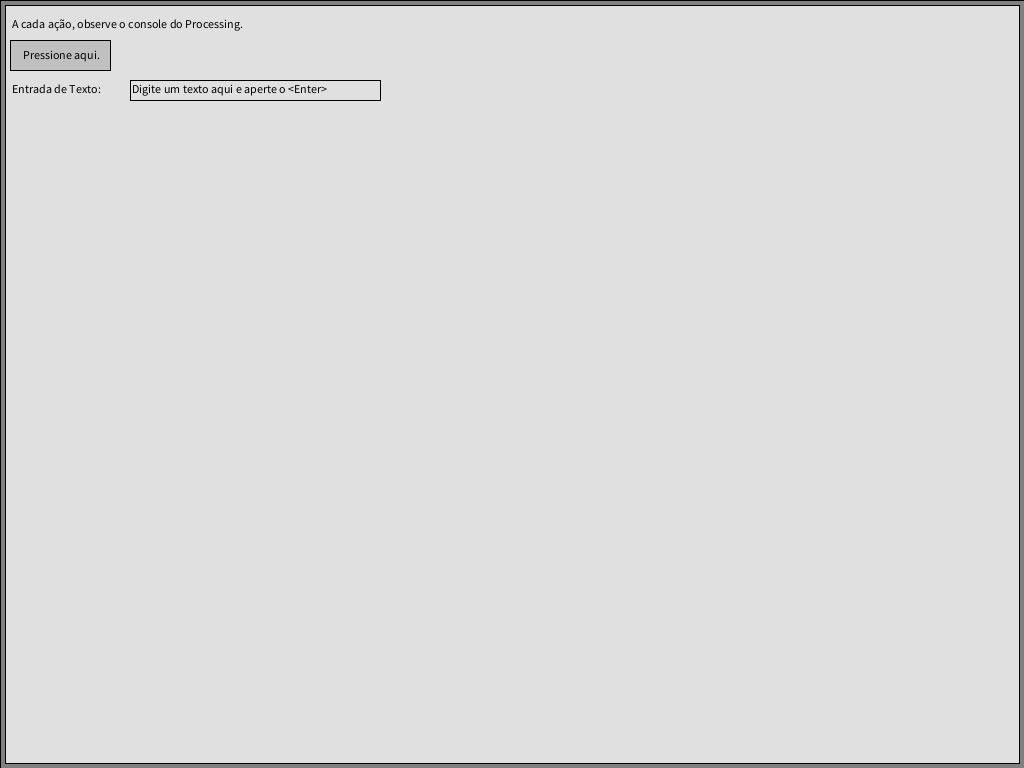
Frame 1 (no input)
Frame 60 (the mouse pressed at the canvas centre just before this capture): identical to frame 1, image omitted
Frame 120 (the mouse held since frame 60 and released just before this capture): identical to frame 1, image omitted

The Processing sketch that drew this single still picture (run headless with seeded random() and noise(); from frame 60 on, the mouse is pressed at the canvas centre):

// Processing sketch: Tutorial02
// ── Tutorial02.pde
Botao b;
Entrada e;

class Principal extends IGU {
  // A função void acao é responsável pelo tratamento de ações dos componentes presentes no programa.
  void acao(Componente c) {
    // Verifica se a ação gerada ocorreu em uma instância de Botao
    if (c instanceof Botao) {
      // Verifica se a instância  que recebeu a ação ("c") é a instância do Botao ("b"), reage à ação
      if (c == b) {
        println("Botao pressionado. Texto digitado na extrada: " + e.texto());
      }      
    // Verifica se a ação gerada ocorreu em uma instância de Entrada
    } else if (c instanceof Entrada) {
      // Verifica se a instância  que recebeu a ação ("c") é a instância do Botao ("b"), reage à ação
      if (c == e) {
        println("Texto digitado na extrada: " + e.texto());
      }
    }
  }
}

IGU principal;

void setup() {
  size(1024, 768);

  // A classe Principal, descedente de IGU, é o componente principal que ocupa a área toda da aplicação.
  principal = new Principal();

  Painel p = new Painel(principal, 5, 5, (int)Raiz.largura - 10, (int)Raiz.altura - 10);
  
  new Rotulo("A cada ação, observe o console do Processing.", p, 5, 5, 280, 30);

  b = new Botao("Pressione aqui.", p, 5, 35, 100, 30);

  Rotulo r = new Rotulo("Entrada de Texto:", p, 5, 75, 120, 20);

  e = new Entrada("Digite um texto aqui e aperte o <Enter>", p, r.x + r.larg, 75, 250, 20);
}
 
void draw() {
  principal.redesenha();
}

// ── IGU.pde
final int END = 35; //<>// //<>// //<>// //<>// //<>//
final int SHIFT = 16;

class Componente {

  Componente pai;
  ArrayList<Componente> componentes = new ArrayList<Componente>();
  Ponto2D ptos[];
  Poligono poli;
  int xAbs, yAbs;
  int x, y, larg, altu;
  int xRecorte, yRecorte, largRecorte, altuRecorte;
  color corFundo = color(128, 128, 128);
  color corFrente = color(0, 0, 0);
  boolean podeReceberFoco = true;
  int tamanhoTexto = 12;
  Componente proxTabComponente = null;
  Componente anteTabComponente = null;
  boolean visivel = true;

  Componente(Componente pai, int x, int y, int larg, int altu) {
    forma(pai, x, y, larg, altu);
    pai.componentes.add(this);
  }

  Componente(Componente pai, int ... ptos) {
    formaPoli(pai, ptos);
    pai.componentes.add(this);
  }

  Componente(int x, int y, int larg, int altu) {
    forma(null, x, y, larg, altu);
  }

  Componente(int ... ptos) {
    formaPoli(null, ptos);
  }

  void minMax(Ponto2D min, Ponto2D max, int ... ptosXY) {
    ptos = new Ponto2D[ptosXY.length/2];
    min.x = min.y = Integer.MAX_VALUE;
    max.x = max.y = Integer.MIN_VALUE;
    for (int i = 0; i < ptosXY.length; i += 2) {
      min.x = min(min.x, ptosXY[i]);
      min.y = min(min.y, ptosXY[i + 1]);
      max.x = max(max.x, ptosXY[i]);
      max.y = max(max.y, ptosXY[i + 1]);
    }
  }

  void forma(Componente pai, int x, int y, int larg, int altu) {
    formaPoli(pai, x, y, x + larg, y, x + larg, y + altu, x, y + altu);
  }

  void formaPoli(Componente pai, int ... ptosXY) {
    Ponto2D min = new Ponto2D();
    Ponto2D max = new Ponto2D();
    minMax(min, max, ptosXY);
    for (int i = 0; i < ptosXY.length; i += 2) {
      ptos[i / 2] = new Ponto2D(ptosXY[i] - min.x, ptosXY[i + 1] - min.y);
    }
    larg = max.x - min.x;
    altu = max.y - min.y;
    if (pai != null) {
      this.pai = pai;
      xAbs = pai.xAbs + min.x;
      yAbs = pai.yAbs + min.y;
    } else {
      xAbs = min.x;
      yAbs = min.y;
    }
      println(xAbs, yAbs);
    x = min.x;
    y = min.y;
    recorta();
    poli = new Poligono(ptos);
    for (Componente c : componentes)
      c.move(c.x, c.y);
    redraw();
  }

  void visivel(boolean b) {
    visivel = b;
    redraw();
  }

  void fundo(color c) {
    corFundo = c;
    redraw();
  }

  void frente(color c) {
    corFrente = c;
    redraw();
  }

  void move(int x, int y) {
    xAbs = pai.xAbs + x;
    yAbs = pai.yAbs + y;
      println(xAbs, yAbs);
    recorta();
    this.x = x;
    this.y = y;
    for (Componente c : componentes)
      c.move(c.x, c.y);
    redraw();
  }

  boolean dentroDoComponente(int x, int y) {
    x -= xAbs;
    y -= yAbs;
    return poli.contem(x, y);
  }

  void recorta() {
    if (pai == null) {
      xRecorte = Raiz.xEscala(xAbs);
      yRecorte = Raiz.yEscala(yAbs);
      largRecorte = round(larg * Raiz.escala);
      altuRecorte = round(altu * Raiz.escala);
    } else {
      xRecorte = max(Raiz.xEscala(xAbs), pai.xRecorte);
      yRecorte = max(Raiz.yEscala(yAbs), pai.yRecorte);
      largRecorte = min(Raiz.xEscala(xAbs + larg), pai.xRecorte + pai.largRecorte) - xRecorte;
      altuRecorte = min(Raiz.yEscala(yAbs + altu), pai.yRecorte + pai.altuRecorte) - yRecorte;
    }
  }

  void redesenha() {
    if (visivel) { 
      clip(xRecorte, yRecorte, largRecorte + 1, altuRecorte + 1);
      pushMatrix();
      translate(Raiz.xDesloc + xAbs * Raiz.escala, Raiz.yDesloc + yAbs * Raiz.escala);
      scale(Raiz.escala);
      atualiza();
      popMatrix();
      for (Componente c : componentes)
        c.redesenha();
      clip(xRecorte, yRecorte, largRecorte + 1, altuRecorte + 1);
      pushMatrix();
      translate(Raiz.xDesloc + xAbs * Raiz.escala, Raiz.yDesloc + yAbs * Raiz.escala);
      scale(Raiz.escala);
      atualizaContorno();
      popMatrix();
    }
  }

  protected void atualiza() {
    textAlign(LEFT, TOP);
    strokeWeight(1); 
    stroke(0);
    poli.corPreenchimento(corFundo);
    textSize(tamanhoTexto);
    stroke(corFrente);
    desenha();
  }

  protected void atualizaContorno() {
    strokeWeight(1); 
    stroke(corFrente);
    desenhaContorno();
  }

  void desenhaContorno() {
    poli.desenhaContorno();
  }

  void desenhaContorno(int dx, int dy) {
    poli.desenhaContorno(dx, dy);
  }

  void desenha() {
    poli.desenha();
  }

  void acao() {
    acao(this);
  }

  void acao(Componente c) {
    if (pai != null)
      pai.acao(c);
  }

  void mouseEntrou(int x, int y) {
  }

  void mouseSaiu() {
  }

  void mouseApertou(int botao, int x, int y) {
  }

  void mouseSoltou(int botao, int x, int y) {
  }

  void mouseClicou(int botao, int x, int y) {
  }

  void perdeuFoco(Componente receberaFoco) {
  }

  void ganhouFoco(Componente perdeuFoco) {
  }

  void teclaPressionada(int tecla, int codigo) {
  }

  void teclaLiberada(int tecla, int codigo) {
  }

  void teclaDigitada(int tecla, int codigo) {
  }

  void remove() {
    visivel(false);
    pai.componentes.remove(this);
    redraw();
  }
}

class Rotulo extends Componente {
  String texto;
  int alinha = LEFT;

  Rotulo(String texto, Componente pai, int x, int y, int larg, int altu) {
    super(pai, x, y, larg, altu);
    init(texto);
  }

  Rotulo(String texto, Componente pai, int ... ptos) {
    super(pai, ptos);
    init(texto);
  }

  void init(String texto) {
    this.texto = texto;
    podeReceberFoco = false;
  }

  void alinhamento(int alinha) {
    this.alinha = alinha;
  }  

  String texto() {
    return texto;
  }

  void texto(String txt) {
    texto = txt;
    redraw();
  }

  void desenha() {
    int x = 2;
    switch (alinha) {
    case CENTER:
      x = (larg - (int)textWidth(texto)) / 2;
      break;
    case RIGHT:
      x = larg - (int)textWidth(texto) - 2;
      break;
    }
    fill(corFrente);
    text(texto, x, (altu - Raiz.alturaMinima)/2);
  }

  void desenhaContorno() {
  }
}

class Botao extends Componente {
  String texto;
  boolean pressionado = false;
  boolean preparado = false;

  Botao(String texto, Componente pai, int x, int y, int larg, int altu) {
    super(pai, x, y, larg, altu);
    init(texto);
  }

  Botao(String texto, Componente pai, int ... ptosXY) {
    super(pai, ptosXY);
    init(texto);
  }

  void init(String texto) {
    this.texto = texto;
    corFundo = color(192, 192, 192);
  }

  void mouseApertou(int botao, int x, int y) {
    pressionado = true;
    redraw();
  }

  void mouseSoltou(int botao, int x, int y) {
    pressionado = false;
    redraw();
  }

  void mouseEntrou(int x, int y) {
    pressionado = false;
    preparado = true;
    redraw();
  }

  void mouseSaiu() {
    pressionado = false;
    preparado = false;
    redraw();
  }

  void mouseClicou(int botao, int x, int y) {
    acao();
    redraw();
  }

  void desenhaFundo() {
    noStroke();
    poli.corPreenchimento(corFundo);
    poli.desenha();
  }

  void desenhaFrente(int dx, int dy) {
    fill(corFrente);
    text(texto, (larg - (int)textWidth(texto)) / 2 + dx, (altu - Raiz.alturaMinima)/2 + dy);
  }

  void desenhaAcionado() {
    desenhaFundo();
    stroke(lerpColor(corFundo, color(0, 0, 0), 0.5)); 
    desenhaContorno(1, 1);
    desenhaFrente(1, 1);
  }

  void desenhaPreparado() { 
    desenhaFundo();
    stroke(lerpColor(corFundo, color(0, 0, 0), 0.5));
    desenhaContorno(-1, -1); 
    stroke(lerpColor(corFundo, color(255, 255, 255), 0.5));
    desenhaContorno(1, 1);
    desenhaFrente(0, 0);
  }

  void desenhaNormal() {
    desenhaFundo();
    desenhaFrente(1, 1);
  }

  void desenha() {
    if (pressionado) {
      desenhaAcionado();
    } else if (preparado) {
      desenhaPreparado();
    } else {
      desenhaNormal();
    }
  }
}

class PainelEstados extends Painel {
  int ultimoId = 0;
  
  PainelEstados(Componente pai, int x, int y, int larg, int altu) {
    super(pai, x, y, larg, altu);
  }

  PainelEstados(String opcoes[], Componente pai, int x, int y) {
    super(pai, x, y, 10, 10);
    int maxX = 0;
    int maxY = Raiz.alturaMinima;
    for (String op : opcoes) {
      if (maxX < (int)textWidth(op)) {
        maxX = (int)textWidth(op);
      }
    }
    maxY += 2;
    forma(pai, x, y, maxX + maxY*2, maxY * opcoes.length);
    int posY = 0;
    for (String op : opcoes) {
      new BotaoEstado(op, this, 0, posY, larg, maxY);
      posY += maxY;
    }
  }

  void atribuiProxId(BotaoEstado be) {
  }
  
  void acao(Componente c) {
    for (Componente irmao : componentes) {
      if (irmao instanceof BotaoEstado && irmao != c) {
        ((BotaoEstado)irmao).estado(false);
      }
    }
    super.acao(c);
  }

  BotaoEstado selecionado() {
    for (Componente c : componentes) {
      if (c instanceof BotaoEstado) {
        BotaoEstado bt = (BotaoEstado)c;
        if (bt.estado) {
          return bt;
        }
      }
    }
    return null;
  }

  int idSelecionado() {
    BotaoEstado bt = selecionado();
    if (bt != null) {
      return bt.id();
    } else { 
      return -1;
    }
  }
}

class BotaoEstado extends Botao {
  private boolean estado = false;
  private int id = -1;

  BotaoEstado(String texto, Componente pai, int x, int y, int larg, int altu) {
    super(texto, pai, x, y, larg, altu);
    atribuiId();
  }

  BotaoEstado(String texto, Componente pai, int ... ptosXY) {
    super(texto, pai, ptosXY);
    atribuiId();
  }
  
  void atribuiId() {
    if (pai instanceof PainelEstados) {
      id(((PainelEstados)pai).ultimoId++);
    }
  }

  void id(int id) {
    this.id = id;
  }

  int id() {
    return id;
  }

  void estado(boolean e) {
    estado = e;
    redesenha();
  }

  void acao() {
    if (pai instanceof PainelEstados) {
      estado(true);
    } else {
      estado(!estado);
    }
    acao(this);
  }

  void desenhaFrente(int dx, int dy) {
    int y = (altu - Raiz.alturaMinima)/2 + dy;
    char simbolo = '\u2718';
    int x = dx + (int)textWidth(simbolo) + 4;
    if (!estado) {
      simbolo = ' ';
    }
    fill(corFrente);
    text(simbolo, dx + 2, y);
    text(texto, x, y);
  }

  void desenha() {
    if (pressionado || estado) {
      desenhaAcionado();
    } else if (preparado) {
      desenhaPreparado();
    } else {
      desenhaNormal();
    }
  }
}

class Entrada extends Componente {
  String texto;
  int xPosTexto = 2;
  int yPosTexto;
  int alinha = LEFT;
  boolean botaoPressionado = false;
  boolean comFoco = false;
  int selecaoInicio;
  int selecaoFim;
  color corSelecao = 255;

  /** valores da variavel selecionando */
  final int NAO = 0;
  final int SIM = 1; // selecionando, mas sem direcao definida
  final int INICIO = 2;
  final int FIM = 3;
  int selecionando = NAO;

  Entrada(String texto, Componente pai, int x, int y, int larg, int altu) {
    super(pai, x, y, larg, altu);
    init(texto);
  }

  Entrada(String texto, Componente pai, int ... ptos) {
    super(pai, ptos);
    init(texto);
  }

  void init(String texto) {
    this.texto = texto;
    textSize(tamanhoTexto);
    int altuTexto = Raiz.alturaMinima;
    yPosTexto = (altu - altuTexto)/2;
    corFundo = 224;
    selecionaTudo();
  }

  void texto(String texto) {
    int compr = texto.length();
    if (selecaoInicio > compr)
      selecaoInicio = compr;
    if (selecaoFim >= selecaoInicio)
      selecaoFim = selecaoInicio - 1;
    this.texto = texto;
  }

  String texto() {
    return texto;
  }

  void selecionaTudo() {
    selecaoInicio = 0;
    selecaoFim = texto.length()-1;
  }

  void alinhamento(int alinha) {
    this.alinha = alinha;
    redraw();
  }

  void perdeuFoco(Componente receberaFoco) {
    comFoco = false;
    redraw();
  }

  void ganhouFoco(Componente perdeuFoco) {
    comFoco = true;
    selecionaTudo();
    redraw();
  }

  void corFundoTexto(color c) {
    corSelecao = c;
  }

  void desenha() {
    int xTexto = xPosTexto;
    int xCarete;
    super.desenha();
    switch (alinha) {
    case CENTER:
      xTexto += (larg - (int)textWidth(texto)) / 2;
      break;
    case RIGHT:
      xTexto += larg - (int)textWidth(texto) - 2;
      break;
    }
    textSize(tamanhoTexto);
    //println("selecaox ini: "+selecaoInicio+" fin: "+selecaoFim+" \""+texto+"\"");
    int altuTexto = Raiz.alturaMinima;
    int xTam = (int)textWidth(texto.substring(selecaoInicio, selecaoFim + 1));
    xCarete = xTexto + (int)textWidth(texto.substring(0, selecaoInicio));
    if (comFoco) {
      fill(color(corSelecao));
      rectMode(CORNER);
      rect(xCarete, yPosTexto, xTam, altuTexto);
    }
    fill(corFrente);
    text(texto, xTexto, yPosTexto);
  }

  String substituiSelecao(String carac) {
    String s = "";
    if (selecaoInicio > 0)
      s = texto.substring(0, selecaoInicio);
    s += carac;
    if (selecaoFim < texto.length() - 1)
      s += texto.substring(selecaoFim + 1);
    return s;
  }

  void teclaDigitada(int tecla, int codigo) {  
    switch (tecla) {
    case CODED:
      return;
    case DELETE:
    case BACKSPACE:
      if (selecaoInicio > selecaoFim)
        if (tecla == DELETE) 
          selecaoFim = selecaoInicio;
        else 
        selecaoInicio = selecaoFim;
      texto = substituiSelecao("");
      if (selecaoInicio >= 0)
        selecaoInicio--;
      selecaoFim = selecaoInicio++;
      break;
    case ENTER:
    case RETURN:
      acao();
      break;
    default:
      textSize(tamanhoTexto);
      String s = substituiSelecao(str((char)tecla));
      if (textWidth(s) < larg - 4) {
        texto = s;
        selecaoFim = selecaoInicio++;
      }
    }
    redraw();
  } 

  void teclaPressionada(int tecla, int codigo) {
    if (Raiz.shift)
      selecionando = SIM;
    switch (codigo) {
    case RIGHT:
      if (selecionando == NAO) {
        if (selecaoFim < texto.length() - 1) 
          selecaoFim ++;
        selecaoInicio = selecaoFim + 1;
      } else {
        if (selecionando == SIM)
          selecionando = FIM;
        if (selecionando == FIM) 
          if (selecaoFim < texto.length() - 1) 
            selecaoFim ++;        
        if (selecionando == INICIO) {
          if (selecaoInicio < selecaoFim + 1) 
            selecaoInicio ++;
          if (selecaoInicio == selecaoFim + 1)
            selecionando = SIM;
        }
      }
      break;
    case LEFT:
      if (selecionando == NAO) {
        if (selecaoInicio > 0) 
          selecaoInicio --;
        selecaoFim = selecaoInicio - 1;
      } else {
        if (selecionando == SIM)
          selecionando = INICIO;
        if (selecionando == INICIO) 
          if (selecaoInicio > 0) 
            selecaoInicio --;        
        if (selecionando == FIM) {
          if (selecaoInicio < selecaoFim + 1) 
            selecaoFim --;
          if (selecaoInicio == selecaoFim + 1)
            selecionando = SIM;
        }
      }
      break;
    }
    //println(selecaoInicio, selecaoFim);
    redraw();
  }

  void teclaLiberada(int tecla, int codigo) {
    if (!Raiz.shift)
      selecionando = NAO;
  }

  void mouseClicou(int botao, int x, int y) {
    redraw();
  }
}

class Painel extends Componente { 
  Painel(Componente pai, int x, int y, int larg, int altu) {
    super(pai, x, y, larg, altu);
    corFundo = color(224, 224, 224);
  }
}

/** Dialogo */

class SuporteDialogo extends Componente {
  private Componente modalAnterior;

  SuporteDialogo(Componente pai) {
    super(pai, round((Raiz.largura-50)/2), round((Raiz.altura-40)/2), 50, 40);
  }

  void visivel(boolean b) {
    visivel = b;
    if (visivel) {
      modalAnterior = Raiz.modal;
      Raiz.modal = this;
    } else {
      if (modalAnterior != null) {
        Raiz.modal = modalAnterior;
      }
    }
    redraw();
  }
}

class PainelTitulo extends Rotulo {
  Botao botaoFechar;

  PainelTitulo(String titulo, Componente pai) {
    super(titulo, pai, 0, 0, pai.larg, Raiz.alturaMinima+2);
    botaoFechar = new Botao("X", this, x + larg, 0, altu, altu - 1);
    fundo(botaoFechar.corFrente);
    frente(botaoFechar.corFundo);
  }

  void acao(Componente c) {
    if (c == botaoFechar) {
      pai.remove();
    }
  }

  void forma() {
    forma(pai, 0, 0, pai.larg, altu);
    botaoFechar.move(pai.larg - botaoFechar.larg, 0);
  }
  
  void fundo(color c) {
    pai.corFundo = c;
    redraw();
  }
}

class Dialogo extends Componente {
  PainelTitulo painelTitulo;
  
  Dialogo(String titulo) {
    super(new SuporteDialogo(Raiz.igu), round((Raiz.largura-50)/2), 
          round((Raiz.altura-40)/2), 50, 40);
    painelTitulo = new PainelTitulo(titulo, this.pai);
    visivel(false);
  }

  
  Rotulo painelTitulo() {
    return painelTitulo;
  }; 
  
  Botao botaoFechar() {
    return painelTitulo.botaoFechar;
  }
  
  void forma() {
    int minX = Integer.MAX_VALUE;
    int minY = Integer.MAX_VALUE;
    int maxX = 0;
    int maxY = 0;
    for (Componente c : componentes) {
      minX = min(minX, c.x);
      minY = min(minY, c.y);
      maxX = max(maxX, c.x + c.larg);
      maxY = max(maxY, c.y + c.altu);
    }
    minX = min(minX, maxX);
    minY = min(minY, maxY); 
    if (maxX + minX < 80)
      maxX = 80 - minX;
    if (maxY + minY < 60) 
      maxY = 60 - maxY;
    pai.forma(pai.pai, round((Raiz.largura - (minX + maxX))/2), 
              round((Raiz.altura - (minY + maxY))/2 - painelTitulo.altu), 
              minX + maxX, minY + maxY + painelTitulo.altu);
    forma(pai, 0, painelTitulo.altu, minX + maxX, minY + maxY);
    painelTitulo.forma();
  }

  void frente(color c) {
    super.frente(c);
    pai.corFrente = c;
    redraw();
  }
  
  void visivel(boolean b) {
    forma();
    pai.visivel(b);
  }

  void fecha() {
    pai.remove();
  }
}

class IGU extends Componente {
  
  IGU() {
    super(0, 0, width - 1, height - 1);
    iniciaIGU(width, height);
  }

  IGU(float largura, float altura) {
    super(0, 0, width - 1, height - 1);
    iniciaIGU(largura, altura);
  }
  
  void iniciaIGU(float largura, float altura) {
    Raiz.larguraReal = width;
    Raiz.alturaReal = height;
    Raiz.tamanho(largura, altura);
    Raiz.igu = this;
    Raiz.modal = this;
    Raiz.alturaMinima = int(textAscent() + textDescent());
    forma(null, 0, 0, (int)largura, (int)altura);
  }

  Componente componenteNoPonto(int x, int y) {
    return componenteNoPonto(Raiz.modal, x, y);
  }

  Componente componenteNoPonto(Componente cAtual, int x, int y) {
    //println(cAtual);
    if (cAtual.dentroDoComponente(x, y) && cAtual.visivel) {
      for (Componente c : cAtual.componentes) {
        Componente result = componenteNoPonto(c, x, y);
        if (result != null)
          cAtual = result;
      }
      return cAtual;
    }
    return null;
  }
}

class AtalhoTeclado {
  void trata(int tecla, int codigo) {
  }
}

static class Raiz {
  static IGU igu = null;
  static Componente mouseNoComponente = null;
  static Componente componenteComFoco; 
  static AtalhoTeclado atalhoTeclado = null;
  static boolean shift = false;
  static boolean alt = false;
  static boolean control = false;
  static Componente modal = null;
  static int alturaMinima;
  static int larguraReal;
  static int alturaReal;
  
  static float escala = 1;
  static float xDesloc = 0;
  static float yDesloc = 0;
  static float largura;
  static float altura;

  static void mudaFoco(Componente c) {
    if (c != null && componenteComFoco != c && c.podeReceberFoco && c.visivel) {
      if (componenteComFoco != null)
        componenteComFoco.perdeuFoco(c);
      c.ganhouFoco(componenteComFoco);
      componenteComFoco = c;
    }
  }

  static void tamanho(float largura, float altura) {
    Raiz.largura = largura;
    Raiz.altura = altura;
    float dx = larguraReal / largura;
    float dy = alturaReal / altura;
    escala = min(dx, dy);
    xDesloc = (larguraReal - largura * escala)/2;
    yDesloc = (alturaReal - altura * escala)/2;
    println(escala, xDesloc, yDesloc);
  }
  
  static int xEscala(int x) {
    return round(Raiz.xDesloc + x * Raiz.escala);
  }
  
  static int yEscala(int y) {
    return round(Raiz.yDesloc + y * Raiz.escala);
  }

  static void mouseApertou(int botao, int x, int y) {
    Componente c = igu.componenteNoPonto(x, y);
    if (c == null) 
      return;
    c.mouseApertou(botao, x - c.xAbs, y - c.yAbs);
    mudaFoco(c);
  }

  static void mouseClicou(int botao, int x, int y) {
    Componente c = igu.componenteNoPonto(x, y);
    if (c == null) 
      return;
    c.mouseClicou(botao, x - c.xAbs, y - c.yAbs);
  }

  static void mouseSoltou(int botao, int x, int y) {
    Componente c = igu.componenteNoPonto(x, y);
    if (c == null) 
      return;
    c.mouseSoltou(botao, x - c.xAbs, y - c.yAbs);
  }

  static void mouseMoveu(int x, int y) {
    Componente c = igu.componenteNoPonto(x, y);
    if (c != null) {
      if (mouseNoComponente != c) {
        if (mouseNoComponente != null)
          mouseNoComponente.mouseSaiu();
        c.mouseEntrou(x - c.xAbs, y - c.yAbs);
        mouseNoComponente = c;
      }
    }
  }
}

public void keyPressed(KeyEvent event) {
  Raiz.shift = event.isShiftDown();
  Raiz.alt = event.isAltDown();
  Raiz.control = event.isControlDown();
  if (Raiz.atalhoTeclado != null) 
    Raiz.atalhoTeclado.trata(event.getKey(), event.getKeyCode());
  if (Raiz.componenteComFoco != null)
    Raiz.componenteComFoco.teclaPressionada(event.getKey(), event.getKeyCode());
  if (key==27)
    key=0;
}

void keyTyped(KeyEvent event) {
  if (Raiz.componenteComFoco != null) {
    if (key == TAB) {
      Componente c;
      if (Raiz.shift) {
        c = Raiz.componenteComFoco.anteTabComponente; // anterior
      } else {
        c = Raiz.componenteComFoco.proxTabComponente; // proximo
      }
      Raiz.mudaFoco(c);
    } else
      Raiz.componenteComFoco.teclaDigitada(event.getKey(), event.getKeyCode());
  }
}

void keyReleased(KeyEvent event) {
  Raiz.shift = event.isShiftDown();
  Raiz.alt = event.isAltDown();
  Raiz.control = event.isControlDown();
  if (Raiz.componenteComFoco != null)
    Raiz.componenteComFoco.teclaLiberada(event.getKey(), event.getKeyCode());
}

void mousePressed(MouseEvent event) {
  Raiz.mouseApertou(event.getButton(), event.getX(), event.getY());
}

void mouseClicked(MouseEvent event) {
  Raiz.mouseClicou(event.getButton(), event.getX(), event.getY());
}

void mouseReleased(MouseEvent event) {
  Raiz.mouseSoltou(event.getButton(), event.getX(), event.getY());
}

void mouseMoved(MouseEvent event) {
  Raiz.mouseMoveu(event.getX(), event.getY());
}

/** ##################
 *  Classes auxiliares 
 *  ##################
 */

class Ponto2D {
  Ponto2D() {
    x = 0;
    y = 0;
  }
  Ponto2D(int x, int y) {
    this.x = x;
    this.y = y;
  }
  int x, y;
};

public class Poligono {
  PShape shape;
  Ponto2D[] ptos;
  color corPreenchimento;

  Poligono(Ponto2D[] ptos) {
    this.ptos = ptos;
    shape = createShape();
    renova();
  }

  int acimaDoSegmentoDeReta(int x, int y, Ponto2D p0, Ponto2D p1) {
    float yl, m;
    if (min(p0.x, p1.x) < x && x <= max(p0.x, p1.x)) {
      int dy = p0.y - p1.y;
      if (dy == 0) {
        if (p0.y > y) {
          return 1;
        } else {
          return 0;
        }
      }
      int dx = p0.x - p1.x;
      if (dx != 0) {
        m = (float)dx/dy;
        yl = p0.y - (p0.x - x) / m;
        if (round(yl) > y) {
          return 1;
        }
      }
    }
    return 0;
  }

  int aDireitaDoSegmentoDeReta(int x, int y, Ponto2D p0, Ponto2D p1) {
    float xl, m;
    x--;
    if (min(p0.y, p1.y) < y && y <= max(p0.y, p1.y)) {
      int dx = p0.x - p1.x;
      if (dx == 0) {
        if (p0.x > x) {
          return 1;
        } else {
          return 0;
        }
      }
      int dy = p0.y - p1.y;
      if (dy != 0) {
        m = (float)dy/dx;
        xl = p0.x - (p0.y - y) / m;
        if (round(xl) > x) {
          return 1;
        }
      }
    }
    return 0;
  }

  boolean contem(int x, int y) {
    int contX = 0, contY = 0;
    for (int i = 1; i < ptos.length; i++) {
      contX+=acimaDoSegmentoDeReta(x, y, ptos[i - 1], ptos[i]);
      contY+=aDireitaDoSegmentoDeReta(x, y, ptos[i - 1], ptos[i]);
    }
    contX+=acimaDoSegmentoDeReta(x, y, ptos[ptos.length - 1], ptos[0]);
    contY+=aDireitaDoSegmentoDeReta(x, y, ptos[ptos.length - 1], ptos[0]);

    //println(contX, contY);
    return (contX & 1) == 1 && (contY & 1) == 1;
  }

  boolean contem(Ponto2D pto) {
    return contem(pto.x, pto.y);
  }

  void renova() {
    shape.beginShape();
    shape.noStroke();
    shape.fill(corPreenchimento);
    for (Ponto2D p : ptos) {
      shape.vertex(p.x, p.y);
    }
    shape.endShape();
  }

  public void desenhaContorno() {
    desenhaContorno(0, 0);
  }

  public void desenhaContorno(int dx, int dy) {
    for (int i = 1; i < ptos.length; i++) {
      line(ptos[i - 1].x+dx, ptos[i - 1].y+dy, ptos[i].x+dx, ptos[i].y+dy);
    }
    line(ptos[ptos.length - 1].x+dx, ptos[ptos.length - 1].y+dy, ptos[0].x+dx, ptos[0].y+dy);
  }

  void corPreenchimento(color cor) {
    if (cor != corPreenchimento) {
      corPreenchimento = cor;
      renova();
    }
  }

  public void desenha() {
    shape(shape);
  }
}
